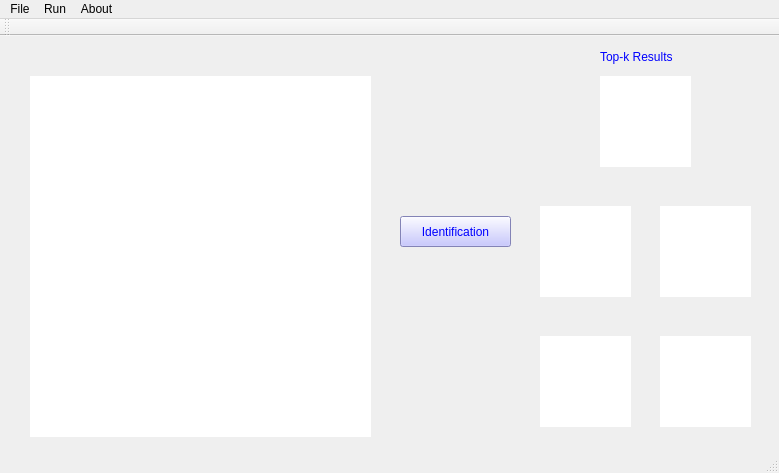
<?xml version="1.0" encoding="UTF-8"?>
<ui version="4.0">
 <class>MainWindow</class>
 <widget class="QMainWindow" name="MainWindow">
  <property name="geometry">
   <rect>
    <x>0</x>
    <y>0</y>
    <width>779</width>
    <height>473</height>
   </rect>
  </property>
  <property name="windowTitle">
   <string>MainWindow</string>
  </property>
  <property name="windowIcon">
   <iconset>
    <normaloff>icon.png</normaloff>icon.png</iconset>
  </property>
  <property name="styleSheet">
   <string notr="true"/>
  </property>
  <widget class="QWidget" name="centralWidget">
   <widget class="QLabel" name="camera">
    <property name="geometry">
     <rect>
      <x>30</x>
      <y>40</y>
      <width>341</width>
      <height>361</height>
     </rect>
    </property>
    <property name="styleSheet">
     <string notr="true">background-color: rgb(255, 255, 255);</string>
    </property>
    <property name="text">
     <string/>
    </property>
   </widget>
   <widget class="QPushButton" name="identification">
    <property name="geometry">
     <rect>
      <x>400</x>
      <y>180</y>
      <width>111</width>
      <height>31</height>
     </rect>
    </property>
    <property name="styleSheet">
     <string notr="true">font: 11pt &quot;微软雅黑&quot;;
color: rgb(0, 0, 255);
background-color: rgb(183, 183, 255);</string>
    </property>
    <property name="text">
     <string>Identification</string>
    </property>
   </widget>
   <widget class="QLabel" name="top_k_label">
    <property name="geometry">
     <rect>
      <x>600</x>
      <y>10</y>
      <width>101</width>
      <height>21</height>
     </rect>
    </property>
    <property name="styleSheet">
     <string notr="true">font: 12pt &quot;微软雅黑&quot;;
color: rgb(0, 0, 255);</string>
    </property>
    <property name="text">
     <string>Top-k Results</string>
    </property>
   </widget>
   <widget class="QLabel" name="top4">
    <property name="geometry">
     <rect>
      <x>540</x>
      <y>300</y>
      <width>91</width>
      <height>91</height>
     </rect>
    </property>
    <property name="styleSheet">
     <string notr="true">background-color: rgb(255, 255, 255);</string>
    </property>
    <property name="text">
     <string/>
    </property>
   </widget>
   <widget class="QLabel" name="top2">
    <property name="geometry">
     <rect>
      <x>540</x>
      <y>170</y>
      <width>91</width>
      <height>91</height>
     </rect>
    </property>
    <property name="styleSheet">
     <string notr="true">background-color: rgb(255, 255, 255);</string>
    </property>
    <property name="text">
     <string/>
    </property>
   </widget>
   <widget class="QLabel" name="top1">
    <property name="geometry">
     <rect>
      <x>600</x>
      <y>40</y>
      <width>91</width>
      <height>91</height>
     </rect>
    </property>
    <property name="styleSheet">
     <string notr="true">background-color: rgb(255, 255, 255);</string>
    </property>
    <property name="text">
     <string/>
    </property>
   </widget>
   <widget class="QLabel" name="top3">
    <property name="geometry">
     <rect>
      <x>660</x>
      <y>170</y>
      <width>91</width>
      <height>91</height>
     </rect>
    </property>
    <property name="styleSheet">
     <string notr="true">background-color: rgb(255, 255, 255);</string>
    </property>
    <property name="text">
     <string/>
    </property>
   </widget>
   <widget class="QLabel" name="top5">
    <property name="geometry">
     <rect>
      <x>660</x>
      <y>300</y>
      <width>91</width>
      <height>91</height>
     </rect>
    </property>
    <property name="styleSheet">
     <string notr="true">background-color: rgb(255, 255, 255);</string>
    </property>
    <property name="text">
     <string/>
    </property>
   </widget>
   <widget class="QLabel" name="top4_name">
    <property name="geometry">
     <rect>
      <x>540</x>
      <y>390</y>
      <width>91</width>
      <height>21</height>
     </rect>
    </property>
    <property name="styleSheet">
     <string notr="true"/>
    </property>
    <property name="text">
     <string/>
    </property>
   </widget>
   <widget class="QLabel" name="top5_name">
    <property name="geometry">
     <rect>
      <x>660</x>
      <y>390</y>
      <width>91</width>
      <height>21</height>
     </rect>
    </property>
    <property name="styleSheet">
     <string notr="true"/>
    </property>
    <property name="text">
     <string/>
    </property>
   </widget>
   <widget class="QLabel" name="top3_name">
    <property name="geometry">
     <rect>
      <x>660</x>
      <y>260</y>
      <width>91</width>
      <height>21</height>
     </rect>
    </property>
    <property name="styleSheet">
     <string notr="true"/>
    </property>
    <property name="text">
     <string/>
    </property>
   </widget>
   <widget class="QLabel" name="top2_name">
    <property name="geometry">
     <rect>
      <x>540</x>
      <y>260</y>
      <width>91</width>
      <height>21</height>
     </rect>
    </property>
    <property name="styleSheet">
     <string notr="true"/>
    </property>
    <property name="text">
     <string/>
    </property>
   </widget>
   <widget class="QLabel" name="top1_name">
    <property name="geometry">
     <rect>
      <x>600</x>
      <y>130</y>
      <width>91</width>
      <height>21</height>
     </rect>
    </property>
    <property name="styleSheet">
     <string notr="true"/>
    </property>
    <property name="text">
     <string/>
    </property>
   </widget>
  </widget>
  <widget class="QMenuBar" name="menuBar">
   <property name="geometry">
    <rect>
     <x>0</x>
     <y>0</y>
     <width>779</width>
     <height>23</height>
    </rect>
   </property>
   <widget class="QMenu" name="menuFile">
    <property name="title">
     <string>File</string>
    </property>
    <addaction name="actionExit"/>
   </widget>
   <widget class="QMenu" name="menuEdit">
    <property name="title">
     <string>Run</string>
    </property>
    <addaction name="actionStart"/>
    <addaction name="actionStop"/>
   </widget>
   <widget class="QMenu" name="menuAbout">
    <property name="title">
     <string>About</string>
    </property>
   </widget>
   <addaction name="menuFile"/>
   <addaction name="menuEdit"/>
   <addaction name="menuAbout"/>
  </widget>
  <widget class="QToolBar" name="mainToolBar">
   <attribute name="toolBarArea">
    <enum>TopToolBarArea</enum>
   </attribute>
   <attribute name="toolBarBreak">
    <bool>false</bool>
   </attribute>
  </widget>
  <widget class="QStatusBar" name="statusBar"/>
  <action name="actionOpen_File">
   <property name="text">
    <string>Open File</string>
   </property>
  </action>
  <action name="actionExit">
   <property name="text">
    <string>Exit</string>
   </property>
  </action>
  <action name="actionAbout">
   <property name="text">
    <string>About</string>
   </property>
  </action>
  <action name="actionStart">
   <property name="text">
    <string>Start</string>
   </property>
  </action>
  <action name="actionStop">
   <property name="text">
    <string>Stop</string>
   </property>
  </action>
 </widget>
 <layoutdefault spacing="6" margin="11"/>
 <resources/>
 <connections/>
</ui>
